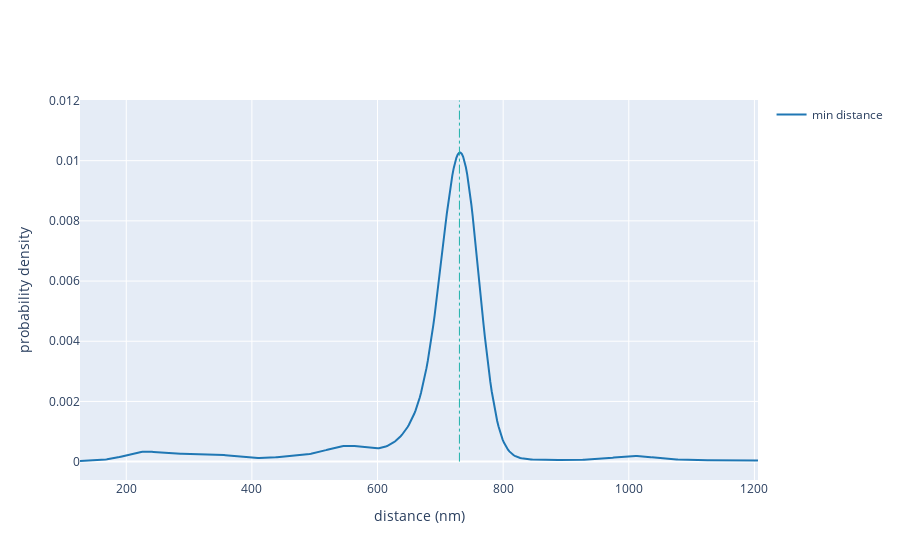

Notebook code for this chart:
### Code cell
fig = ff.create_distplot([m_edges_filtered],['min distance'],show_hist=False,show_rug=False)
fig.update_xaxes(title="distance (nm)")
fig.update_yaxes(title="probability density")
fig.add_shape(type="line",x0=gmm3.means_[1][0],y0=0,x1=gmm3.means_[1][0],y1=0.012,
             line=dict(
        color="LightSeaGreen",
        width=1,
        dash="dashdot",
    ))
fig.show()

### Figure 1 — Plotly figure (JSON) as saved in the notebook; plotly's stock layout.template omitted (floating-point values rounded to 4 significant figures; data arrays with more than 128 entries replaced by an {"elided": "..."} marker saying what was removed)
{"data": [{"legendgroup": "min distance", "marker": {"color": "rgb(31, 119, 180)"}, "mode": "lines", "name": "min distance", "showlegend": true, "type": "scatter", "x": {"elided": "500 float values"}, "xaxis": "x", "y": {"elided": "500 float values"}, "yaxis": "y"}], "layout": {"autosize": true, "barmode": "overlay", "hovermode": "closest", "legend": {"traceorder": "reversed"}, "shapes": [{"line": {"color": "LightSeaGreen", "dash": "dashdot", "width": 1}, "type": "line", "x0": 730.4, "x1": 730.4, "y0": 0, "y1": 0.012}], "xaxis": {"anchor": "y2", "autorange": true, "domain": [0, 1], "range": [126.4, 1206.0], "title": {"text": "distance (nm)"}, "type": "linear", "zeroline": false}, "yaxis": {"anchor": "free", "autorange": true, "domain": [0, 1], "position": 0, "range": [-0.0006122, 0.01204], "title": {"text": "probability density"}, "type": "linear"}}}
